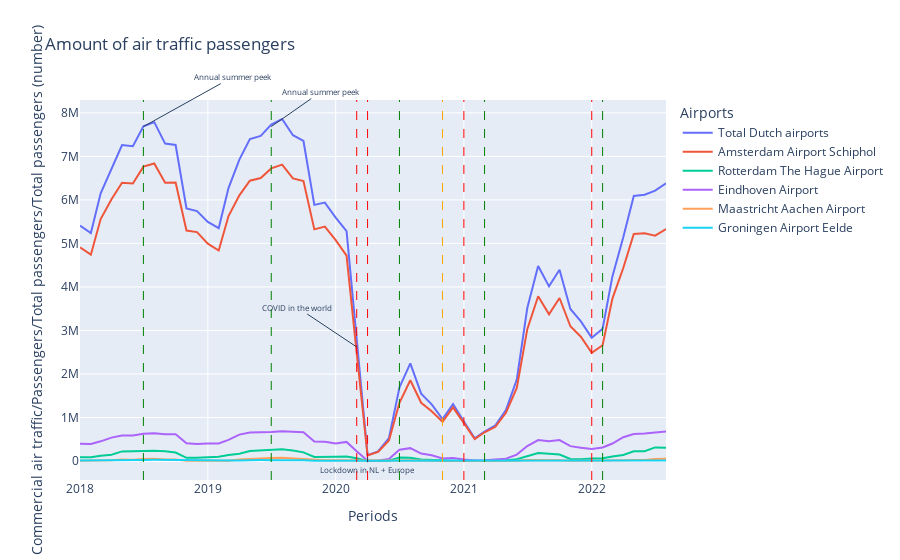

This figure's notebook cell:
### Code cell
#Hier uitleggen dat de data elke eerste vd maand verzameld is en dat het daarom op die punten wordt toegelicht
#Ook uitleggen dat er voornamelijk naar het totoaal gekeken wordt

%matplotlib inline
#Show basic figure via plotly for the amount of air traffic passengers over time
fig = px.line(at_df_timespan, x="Periods", y='Commercial air traffic/Passengers/Total passengers/Total passengers (number)',
              color='Airports', title='Amount of air traffic passengers')

fig.add_vline(x='2018-07-01', line_dash = 'dash', line_width = 1, line_color = 'green')
fig.add_annotation(x='2018-07-01', y=0.93, yref='paper', text='Annual summer peek', font_size=8, ax=90, ay=-50)

fig.add_vline(x='2019-07-01', line_dash = 'dash', line_width = 1, line_color = 'green')
fig.add_annotation(x='2019-07-01', y=0.93, yref='paper', text='Annual summer peek', font_size=8, ax=50, ay=-35)


fig.add_vline(x='2020-03-01', line_dash = 'dash', line_width = 1, line_color = 'red')
fig.add_annotation(x='2020-03-01', y=0.35, yref='paper', text='COVID in the world', font_size=8, ax=-60, ay=-40)
#hier ff bronnetje bijgooien

fig.add_vline(x='2020-04-01', line_dash = 'dash', line_width = 1, line_color = 'red')
fig.add_annotation(x='2020-04-01', y=0.06, yref='paper', text='Lockdown in NL + Europe', font_size=8, ax=0, ay=12)

fig.add_vline(x='2020-07-01', line_dash = 'dash', line_width = 1, line_color = 'green')
#fig.add_annotation(x='2020-07-01', y=0.25, yref='paper', text='Easening of Measures', font_size=8, ax=40, ay=-60)

fig.add_vline(x='2020-11-01', line_dash = 'dash', line_width = 1, line_color = 'orange')
#fig.add_annotation(x='2020-11-01', y=0.15, yref='paper', text='Restricted measures', font_size=8, ax=30, ay=-40)

fig.add_vline(x='2021-01-01', line_dash = 'dash', line_width = 1, line_color = 'red')
#fig.add_annotation(x='2021-01-01', y=0.15, yref='paper', text='', font_size=8, ax=30, ay=-40)

fig.add_vline(x='2021-03-01', line_dash = 'dash', line_width = 1, line_color = 'green')
#fig.add_annotation(x='2021-03-01', y=0.15, yref='paper', text='', font_size=8, ax=30, ay=-40)

fig.add_vline(x='2022-01-01', line_dash = 'dash', line_width = 1, line_color = 'red')
#fig.add_annotation(x='2022-01-01', y=0.15, yref='paper', text='', font_size=8, ax=30, ay=-40)

fig.add_vline(x='2022-02-01', line_dash = 'dash', line_width = 1, line_color = 'green')
#fig.add_annotation(x='2022-02-01', y=0.15, yref='paper', text='', font_size=8, ax=30, ay=-40)

fig.show()

### Figure 1 — Plotly figure (JSON) as saved in the notebook; plotly's stock layout.template omitted (floating-point values rounded to 4 significant figures)
{"data": [{"hovertemplate": "Airports=Total Dutch airports<br>Periods=%{x}<br>Commercial air traffic/Passengers/Total passengers/Total passengers (number)=%{y}<extra></extra>", "legendgroup": "Total Dutch airports", "line": {"color": "#636efa", "dash": "solid"}, "marker": {"symbol": "circle"}, "mode": "lines", "name": "Total Dutch airports", "orientation": "v", "showlegend": true, "type": "scatter", "x": ["2018-01-01T00:00:00", "2018-02-01T00:00:00", "2018-03-01T00:00:00", "2018-04-01T00:00:00", "2018-05-01T00:00:00", "2018-06-01T00:00:00", "2018-07-01T00:00:00", "2018-08-01T00:00:00", "2018-09-01T00:00:00", "2018-10-01T00:00:00", "2018-11-01T00:00:00", "2018-12-01T00:00:00", "2019-01-01T00:00:00", "2019-02-01T00:00:00", "2019-03-01T00:00:00", "2019-04-01T00:00:00", "2019-05-01T00:00:00", "2019-06-01T00:00:00", "2019-07-01T00:00:00", "2019-08-01T00:00:00", "2019-09-01T00:00:00", "2019-10-01T00:00:00", "2019-11-01T00:00:00", "2019-12-01T00:00:00", "2020-01-01T00:00:00", "2020-02-01T00:00:00", "2020-03-01T00:00:00", "2020-04-01T00:00:00", "2020-05-01T00:00:00", "2020-06-01T00:00:00", "2020-07-01T00:00:00", "2020-08-01T00:00:00", "2020-09-01T00:00:00", "2020-10-01T00:00:00", "2020-11-01T00:00:00", "2020-12-01T00:00:00", "2021-01-01T00:00:00", "2021-02-01T00:00:00", "2021-03-01T00:00:00", "2021-04-01T00:00:00", "2021-05-01T00:00:00", "2021-06-01T00:00:00", "2021-07-01T00:00:00", "2021-08-01T00:00:00", "2021-09-01T00:00:00", "2021-10-01T00:00:00", "2021-11-01T00:00:00", "2021-12-01T00:00:00", "2022-01-01T00:00:00", "2022-02-01T00:00:00", "2022-03-01T00:00:00", "2022-04-01T00:00:00", "2022-05-01T00:00:00", "2022-06-01T00:00:00", "2022-07-01T00:00:00", "2022-08-01T00:00:00"], "xaxis": "x", "y": [5410899, 5237331, 6151187, 6730695, 7261667, 7233806, 7691695, 7786633, 7294410, 7262779, 5802548, 5742668, 5495052, 5352301, 6270788, 6926059, 7396960, 7471334, 7730263, 7859458, 7486440, 7354352, 5885771, 5938523, 5595249, 5281600, 2773554, 133752, 220120, 526544, 1690515, 2242935, 1547263, 1303123, 965071, 1306018, 909617, 519827, 676647, 817876, 1169673, 1870330, 3515159, 4479180, 4013477, 4395945, 3492940, 3208864, 2831598, 3040193, 4241663, 5140680, 6092054, 6118527, 6211931, 6378969], "yaxis": "y"}, {"hovertemplate": "Airports=Amsterdam Airport Schiphol<br>Periods=%{x}<br>Commercial air traffic/Passengers/Total passengers/Total passengers (number)=%{y}<extra></extra>", "legendgroup": "Amsterdam Airport Schiphol", "line": {"color": "#EF553B", "dash": "solid"}, "marker": {"symbol": "circle"}, "mode": "lines", "name": "Amsterdam Airport Schiphol", "orientation": "v", "showlegend": true, "type": "scatter", "x": ["2018-01-01T00:00:00", "2018-02-01T00:00:00", "2018-03-01T00:00:00", "2018-04-01T00:00:00", "2018-05-01T00:00:00", "2018-06-01T00:00:00", "2018-07-01T00:00:00", "2018-08-01T00:00:00", "2018-09-01T00:00:00", "2018-10-01T00:00:00", "2018-11-01T00:00:00", "2018-12-01T00:00:00", "2019-01-01T00:00:00", "2019-02-01T00:00:00", "2019-03-01T00:00:00", "2019-04-01T00:00:00", "2019-05-01T00:00:00", "2019-06-01T00:00:00", "2019-07-01T00:00:00", "2019-08-01T00:00:00", "2019-09-01T00:00:00", "2019-10-01T00:00:00", "2019-11-01T00:00:00", "2019-12-01T00:00:00", "2020-01-01T00:00:00", "2020-02-01T00:00:00", "2020-03-01T00:00:00", "2020-04-01T00:00:00", "2020-05-01T00:00:00", "2020-06-01T00:00:00", "2020-07-01T00:00:00", "2020-08-01T00:00:00", "2020-09-01T00:00:00", "2020-10-01T00:00:00", "2020-11-01T00:00:00", "2020-12-01T00:00:00", "2021-01-01T00:00:00", "2021-02-01T00:00:00", "2021-03-01T00:00:00", "2021-04-01T00:00:00", "2021-05-01T00:00:00", "2021-06-01T00:00:00", "2021-07-01T00:00:00", "2021-08-01T00:00:00", "2021-09-01T00:00:00", "2021-10-01T00:00:00", "2021-11-01T00:00:00", "2021-12-01T00:00:00", "2022-01-01T00:00:00", "2022-02-01T00:00:00", "2022-03-01T00:00:00", "2022-04-01T00:00:00", "2022-05-01T00:00:00", "2022-06-01T00:00:00", "2022-07-01T00:00:00", "2022-08-01T00:00:00"], "xaxis": "x", "y": [4908989, 4741806, 5559456, 6016915, 6393936, 6377393, 6765004, 6836668, 6396940, 6402290, 5296943, 5260254, 4996131, 4836332, 5630314, 6104010, 6441473, 6502588, 6724023, 6810759, 6493468, 6431122, 5323306, 5386203, 5074773, 4719769, 2476372, 126015, 207827, 471410, 1338857, 1854786, 1337741, 1143483, 900434, 1233043, 869129, 505194, 660176, 786652, 1106740, 1678265, 3029951, 3786973, 3370205, 3745991, 3095823, 2855711, 2488083, 2660676, 3732048, 4434587, 5217035, 5232630, 5179725, 5327361], "yaxis": "y"}, {"hovertemplate": "Airports=Rotterdam The Hague Airport<br>Periods=%{x}<br>Commercial air traffic/Passengers/Total passengers/Total passengers (number)=%{y}<extra></extra>", "legendgroup": "Rotterdam The Hague Airport", "line": {"color": "#00cc96", "dash": "solid"}, "marker": {"symbol": "circle"}, "mode": "lines", "name": "Rotterdam The Hague Airport", "orientation": "v", "showlegend": true, "type": "scatter", "x": ["2018-01-01T00:00:00", "2018-02-01T00:00:00", "2018-03-01T00:00:00", "2018-04-01T00:00:00", "2018-05-01T00:00:00", "2018-06-01T00:00:00", "2018-07-01T00:00:00", "2018-08-01T00:00:00", "2018-09-01T00:00:00", "2018-10-01T00:00:00", "2018-11-01T00:00:00", "2018-12-01T00:00:00", "2019-01-01T00:00:00", "2019-02-01T00:00:00", "2019-03-01T00:00:00", "2019-04-01T00:00:00", "2019-05-01T00:00:00", "2019-06-01T00:00:00", "2019-07-01T00:00:00", "2019-08-01T00:00:00", "2019-09-01T00:00:00", "2019-10-01T00:00:00", "2019-11-01T00:00:00", "2019-12-01T00:00:00", "2020-01-01T00:00:00", "2020-02-01T00:00:00", "2020-03-01T00:00:00", "2020-04-01T00:00:00", "2020-05-01T00:00:00", "2020-06-01T00:00:00", "2020-07-01T00:00:00", "2020-08-01T00:00:00", "2020-09-01T00:00:00", "2020-10-01T00:00:00", "2020-11-01T00:00:00", "2020-12-01T00:00:00", "2021-01-01T00:00:00", "2021-02-01T00:00:00", "2021-03-01T00:00:00", "2021-04-01T00:00:00", "2021-05-01T00:00:00", "2021-06-01T00:00:00", "2021-07-01T00:00:00", "2021-08-01T00:00:00", "2021-09-01T00:00:00", "2021-10-01T00:00:00", "2021-11-01T00:00:00", "2021-12-01T00:00:00", "2022-01-01T00:00:00", "2022-02-01T00:00:00", "2022-03-01T00:00:00", "2022-04-01T00:00:00", "2022-05-01T00:00:00", "2022-06-01T00:00:00", "2022-07-01T00:00:00", "2022-08-01T00:00:00"], "xaxis": "x", "y": [89021, 88493, 121533, 144208, 221150, 217739, 230635, 232799, 223027, 193930, 73245, 72378, 84056, 95420, 137683, 169142, 227437, 240069, 251074, 269858, 240606, 198592, 91748, 89113, 99080, 104062, 62870, 0, 134, 7971, 78468, 74047, 32047, 21811, 4761, 4590, 3311, 2871, 98, 1945, 8912, 39309, 113882, 181957, 167169, 147368, 48278, 40295, 58903, 63510, 101163, 139308, 224714, 224069, 312468, 305371], "yaxis": "y"}, {"hovertemplate": "Airports=Eindhoven Airport<br>Periods=%{x}<br>Commercial air traffic/Passengers/Total passengers/Total passengers (number)=%{y}<extra></extra>", "legendgroup": "Eindhoven Airport", "line": {"color": "#ab63fa", "dash": "solid"}, "marker": {"symbol": "circle"}, "mode": "lines", "name": "Eindhoven Airport", "orientation": "v", "showlegend": true, "type": "scatter", "x": ["2018-01-01T00:00:00", "2018-02-01T00:00:00", "2018-03-01T00:00:00", "2018-04-01T00:00:00", "2018-05-01T00:00:00", "2018-06-01T00:00:00", "2018-07-01T00:00:00", "2018-08-01T00:00:00", "2018-09-01T00:00:00", "2018-10-01T00:00:00", "2018-11-01T00:00:00", "2018-12-01T00:00:00", "2019-01-01T00:00:00", "2019-02-01T00:00:00", "2019-03-01T00:00:00", "2019-04-01T00:00:00", "2019-05-01T00:00:00", "2019-06-01T00:00:00", "2019-07-01T00:00:00", "2019-08-01T00:00:00", "2019-09-01T00:00:00", "2019-10-01T00:00:00", "2019-11-01T00:00:00", "2019-12-01T00:00:00", "2020-01-01T00:00:00", "2020-02-01T00:00:00", "2020-03-01T00:00:00", "2020-04-01T00:00:00", "2020-05-01T00:00:00", "2020-06-01T00:00:00", "2020-07-01T00:00:00", "2020-08-01T00:00:00", "2020-09-01T00:00:00", "2020-10-01T00:00:00", "2020-11-01T00:00:00", "2020-12-01T00:00:00", "2021-01-01T00:00:00", "2021-02-01T00:00:00", "2021-03-01T00:00:00", "2021-04-01T00:00:00", "2021-05-01T00:00:00", "2021-06-01T00:00:00", "2021-07-01T00:00:00", "2021-08-01T00:00:00", "2021-09-01T00:00:00", "2021-10-01T00:00:00", "2021-11-01T00:00:00", "2021-12-01T00:00:00", "2022-01-01T00:00:00", "2022-02-01T00:00:00", "2022-03-01T00:00:00", "2022-04-01T00:00:00", "2022-05-01T00:00:00", "2022-06-01T00:00:00", "2022-07-01T00:00:00", "2022-08-01T00:00:00"], "xaxis": "x", "y": [398089, 393080, 452090, 537248, 585787, 583746, 623708, 635624, 615201, 612905, 409628, 390649, 400481, 404961, 486336, 606490, 656099, 657648, 665638, 681093, 672355, 662238, 446930, 440506, 400991, 438828, 225071, 7732, 12108, 46774, 257515, 295053, 171375, 133057, 57737, 66544, 36128, 11314, 16000, 27805, 51798, 147608, 344808, 481576, 453527, 479966, 341640, 306254, 275066, 309283, 401775, 546389, 619540, 631700, 662646, 678848], "yaxis": "y"}, {"hovertemplate": "Airports=Maastricht Aachen Airport<br>Periods=%{x}<br>Commercial air traffic/Passengers/Total passengers/Total passengers (number)=%{y}<extra></extra>", "legendgroup": "Maastricht Aachen Airport", "line": {"color": "#FFA15A", "dash": "solid"}, "marker": {"symbol": "circle"}, "mode": "lines", "name": "Maastricht Aachen Airport", "orientation": "v", "showlegend": true, "type": "scatter", "x": ["2018-01-01T00:00:00", "2018-02-01T00:00:00", "2018-03-01T00:00:00", "2018-04-01T00:00:00", "2018-05-01T00:00:00", "2018-06-01T00:00:00", "2018-07-01T00:00:00", "2018-08-01T00:00:00", "2018-09-01T00:00:00", "2018-10-01T00:00:00", "2018-11-01T00:00:00", "2018-12-01T00:00:00", "2019-01-01T00:00:00", "2019-02-01T00:00:00", "2019-03-01T00:00:00", "2019-04-01T00:00:00", "2019-05-01T00:00:00", "2019-06-01T00:00:00", "2019-07-01T00:00:00", "2019-08-01T00:00:00", "2019-09-01T00:00:00", "2019-10-01T00:00:00", "2019-11-01T00:00:00", "2019-12-01T00:00:00", "2020-01-01T00:00:00", "2020-02-01T00:00:00", "2020-03-01T00:00:00", "2020-04-01T00:00:00", "2020-05-01T00:00:00", "2020-06-01T00:00:00", "2020-07-01T00:00:00", "2020-08-01T00:00:00", "2020-09-01T00:00:00", "2020-10-01T00:00:00", "2020-11-01T00:00:00", "2020-12-01T00:00:00", "2021-01-01T00:00:00", "2021-02-01T00:00:00", "2021-03-01T00:00:00", "2021-04-01T00:00:00", "2021-05-01T00:00:00", "2021-06-01T00:00:00", "2021-07-01T00:00:00", "2021-08-01T00:00:00", "2021-09-01T00:00:00", "2021-10-01T00:00:00", "2021-11-01T00:00:00", "2021-12-01T00:00:00", "2022-01-01T00:00:00", "2022-02-01T00:00:00", "2022-03-01T00:00:00", "2022-04-01T00:00:00", "2022-05-01T00:00:00", "2022-06-01T00:00:00", "2022-07-01T00:00:00", "2022-08-01T00:00:00"], "xaxis": "x", "y": [3286, 3022, 5502, 17477, 34418, 31299, 46636, 53040, 34945, 32462, 7528, 5498, 6140, 6817, 6914, 32795, 49734, 50048, 69715, 76289, 59255, 46190, 16446, 15634, 15115, 14354, 7242, 5, 4, 389, 12952, 16818, 5511, 4710, 2139, 1841, 1049, 448, 373, 1474, 2223, 4454, 22399, 24199, 16364, 17826, 3744, 3093, 5880, 3288, 3371, 15386, 22019, 20728, 45778, 53999], "yaxis": "y"}, {"hovertemplate": "Airports=Groningen Airport Eelde<br>Periods=%{x}<br>Commercial air traffic/Passengers/Total passengers/Total passengers (number)=%{y}<extra></extra>", "legendgroup": "Groningen Airport Eelde", "line": {"color": "#19d3f3", "dash": "solid"}, "marker": {"symbol": "circle"}, "mode": "lines", "name": "Groningen Airport Eelde", "orientation": "v", "showlegend": true, "type": "scatter", "x": ["2018-01-01T00:00:00", "2018-02-01T00:00:00", "2018-03-01T00:00:00", "2018-04-01T00:00:00", "2018-05-01T00:00:00", "2018-06-01T00:00:00", "2018-07-01T00:00:00", "2018-08-01T00:00:00", "2018-09-01T00:00:00", "2018-10-01T00:00:00", "2018-11-01T00:00:00", "2018-12-01T00:00:00", "2019-01-01T00:00:00", "2019-02-01T00:00:00", "2019-03-01T00:00:00", "2019-04-01T00:00:00", "2019-05-01T00:00:00", "2019-06-01T00:00:00", "2019-07-01T00:00:00", "2019-08-01T00:00:00", "2019-09-01T00:00:00", "2019-10-01T00:00:00", "2019-11-01T00:00:00", "2019-12-01T00:00:00", "2020-01-01T00:00:00", "2020-02-01T00:00:00", "2020-03-01T00:00:00", "2020-04-01T00:00:00", "2020-05-01T00:00:00", "2020-06-01T00:00:00", "2020-07-01T00:00:00", "2020-08-01T00:00:00", "2020-09-01T00:00:00", "2020-10-01T00:00:00", "2020-11-01T00:00:00", "2020-12-01T00:00:00", "2021-01-01T00:00:00", "2021-02-01T00:00:00", "2021-03-01T00:00:00", "2021-04-01T00:00:00", "2021-05-01T00:00:00", "2021-06-01T00:00:00", "2021-07-01T00:00:00", "2021-08-01T00:00:00", "2021-09-01T00:00:00", "2021-10-01T00:00:00", "2021-11-01T00:00:00", "2021-12-01T00:00:00", "2022-01-01T00:00:00", "2022-02-01T00:00:00", "2022-03-01T00:00:00", "2022-04-01T00:00:00", "2022-05-01T00:00:00", "2022-06-01T00:00:00", "2022-07-01T00:00:00", "2022-08-01T00:00:00"], "xaxis": "x", "y": [11514, 10930, 12606, 14847, 26376, 23629, 25712, 28502, 24297, 21192, 15204, 13889, 8244, 8771, 9541, 13622, 22217, 20981, 19813, 21459, 20756, 16210, 7341, 7067, 5290, 4587, 1999, 0, 47, 0, 2723, 2231, 589, 62, 0, 0, 0, 0, 0, 0, 0, 694, 4119, 4475, 6212, 4794, 3455, 3511, 3666, 3436, 3306, 5010, 8746, 9400, 11314, 13390], "yaxis": "y"}], "layout": {"annotations": [{"ax": 90, "ay": -50, "font": {"size": 8}, "text": "Annual summer peek", "x": "2018-07-01", "y": 0.93, "yref": "paper"}, {"ax": 50, "ay": -35, "font": {"size": 8}, "text": "Annual summer peek", "x": "2019-07-01", "y": 0.93, "yref": "paper"}, {"ax": -60, "ay": -40, "font": {"size": 8}, "text": "COVID in the world", "x": "2020-03-01", "y": 0.35, "yref": "paper"}, {"ax": 0, "ay": 12, "font": {"size": 8}, "text": "Lockdown in NL + Europe", "x": "2020-04-01", "y": 0.06, "yref": "paper"}], "legend": {"title": {"text": "Airports"}, "tracegroupgap": 0}, "shapes": [{"line": {"color": "green", "dash": "dash", "width": 1}, "type": "line", "x0": "2018-07-01", "x1": "2018-07-01", "xref": "x", "y0": 0, "y1": 1, "yref": "y domain"}, {"line": {"color": "green", "dash": "dash", "width": 1}, "type": "line", "x0": "2019-07-01", "x1": "2019-07-01", "xref": "x", "y0": 0, "y1": 1, "yref": "y domain"}, {"line": {"color": "red", "dash": "dash", "width": 1}, "type": "line", "x0": "2020-03-01", "x1": "2020-03-01", "xref": "x", "y0": 0, "y1": 1, "yref": "y domain"}, {"line": {"color": "red", "dash": "dash", "width": 1}, "type": "line", "x0": "2020-04-01", "x1": "2020-04-01", "xref": "x", "y0": 0, "y1": 1, "yref": "y domain"}, {"line": {"color": "green", "dash": "dash", "width": 1}, "type": "line", "x0": "2020-07-01", "x1": "2020-07-01", "xref": "x", "y0": 0, "y1": 1, "yref": "y domain"}, {"line": {"color": "orange", "dash": "dash", "width": 1}, "type": "line", "x0": "2020-11-01", "x1": "2020-11-01", "xref": "x", "y0": 0, "y1": 1, "yref": "y domain"}, {"line": {"color": "red", "dash": "dash", "width": 1}, "type": "line", "x0": "2021-01-01", "x1": "2021-01-01", "xref": "x", "y0": 0, "y1": 1, "yref": "y domain"}, {"line": {"color": "green", "dash": "dash", "width": 1}, "type": "line", "x0": "2021-03-01", "x1": "2021-03-01", "xref": "x", "y0": 0, "y1": 1, "yref": "y domain"}, {"line": {"color": "red", "dash": "dash", "width": 1}, "type": "line", "x0": "2022-01-01", "x1": "2022-01-01", "xref": "x", "y0": 0, "y1": 1, "yref": "y domain"}, {"line": {"color": "green", "dash": "dash", "width": 1}, "type": "line", "x0": "2022-02-01", "x1": "2022-02-01", "xref": "x", "y0": 0, "y1": 1, "yref": "y domain"}], "title": {"text": "Amount of air traffic passengers"}, "xaxis": {"anchor": "y", "domain": [0, 1], "title": {"text": "Periods"}}, "yaxis": {"anchor": "x", "domain": [0, 1], "title": {"text": "Commercial air traffic/Passengers/Total passengers/Total passengers (number)"}}}}
